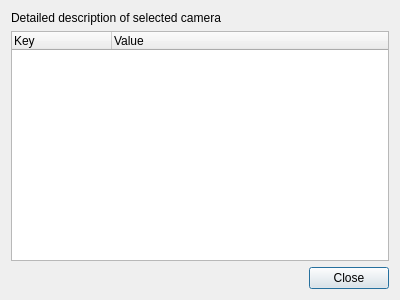
<ui version="4.0" >
 <class>AboutDeviceDialog</class>
 <widget class="QDialog" name="AboutDeviceDialog" >
  <property name="geometry" >
   <rect>
    <x>0</x>
    <y>0</y>
    <width>400</width>
    <height>300</height>
   </rect>
  </property>
  <property name="windowTitle" >
   <string>Camera Details</string>
  </property>
  <layout class="QVBoxLayout" name="verticalLayout" >
   <item>
    <widget class="QLabel" name="label" >
     <property name="text" >
      <string>Detailed description of selected camera</string>
     </property>
    </widget>
   </item>
   <item>
    <widget class="QTreeWidget" name="about_device_tree" >
     <property name="indentation" >
      <number>8</number>
     </property>
     <property name="rootIsDecorated" >
      <bool>true</bool>
     </property>
     <property name="columnCount" >
      <number>2</number>
     </property>
     <column>
      <property name="text" >
       <string>Key</string>
      </property>
     </column>
     <column>
      <property name="text" >
       <string>Value</string>
      </property>
     </column>
    </widget>
   </item>
   <item>
    <widget class="QDialogButtonBox" name="buttonBox" >
     <property name="orientation" >
      <enum>Qt::Horizontal</enum>
     </property>
     <property name="standardButtons" >
      <set>QDialogButtonBox::Close</set>
     </property>
    </widget>
   </item>
  </layout>
  <zorder>label</zorder>
  <zorder>buttonBox</zorder>
  <zorder>about_device_tree</zorder>
 </widget>
 <resources/>
 <connections>
  <connection>
   <sender>buttonBox</sender>
   <signal>accepted()</signal>
   <receiver>AboutDeviceDialog</receiver>
   <slot>accept()</slot>
   <hints>
    <hint type="sourcelabel" >
     <x>248</x>
     <y>254</y>
    </hint>
    <hint type="destinationlabel" >
     <x>157</x>
     <y>274</y>
    </hint>
   </hints>
  </connection>
  <connection>
   <sender>buttonBox</sender>
   <signal>rejected()</signal>
   <receiver>AboutDeviceDialog</receiver>
   <slot>reject()</slot>
   <hints>
    <hint type="sourcelabel" >
     <x>316</x>
     <y>260</y>
    </hint>
    <hint type="destinationlabel" >
     <x>286</x>
     <y>274</y>
    </hint>
   </hints>
  </connection>
 </connections>
</ui>
